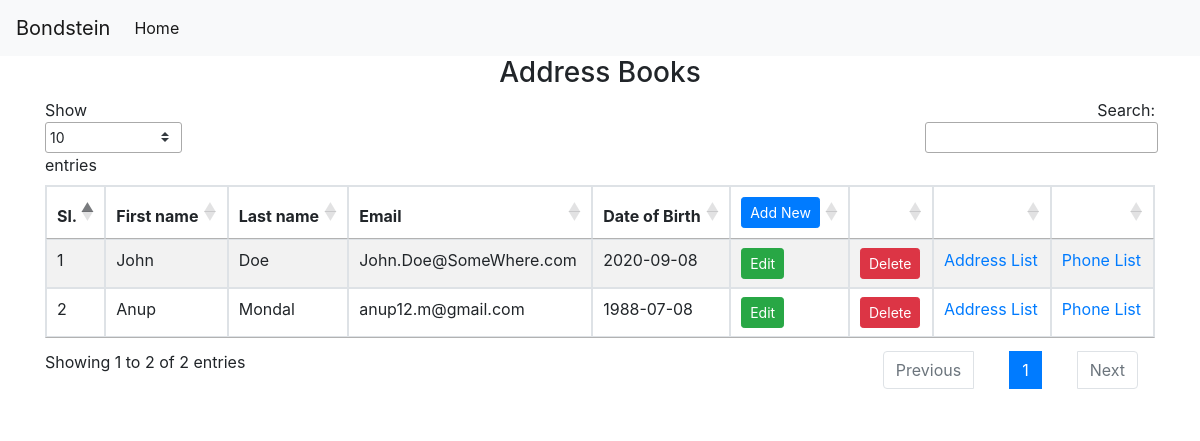
The page / on the database its author committed.
### tables this page shows
CREATE TABLE `contact` (
  `id` int(11) NOT NULL,
  `first_name` varchar(80) NOT NULL,
  `last_name` varchar(80) NOT NULL,
  `dob` varchar(80) NOT NULL,
  `email` varchar(100) NOT NULL
);

### application/controllers/Welcome.php (called while the page is built, shortened)
<?php
class Welcome extends CI_Controller {
	function __construct() {
		$this->load->model('Rest_model');
	}
	public function index()
	{
		$data['contact'] = $this->Rest_model->SelectDataOrder('contact', '*', '','id','desc');
		$this->load->view('index', $data);
	}
}

### index.php (called while the page is built, shortened)
<?php
require_once BASEPATH.'core/CodeIgniter.php';

### application/models/Rest_model.php (called while the page is built, shortened)
<?php
class Rest_model extends CI_Model {
    public function SelectDataOrder($table, $data, $where,$by,$type) {
        $this->db->select($data);
        $this->db->from($table);
        $this->db->order_by($by,$type);
        return $this->db->get()->result();
    }
}

### application/views/index.php (the view)
<?php $this->load->view('header');?>
    <div class="container">
      <div class="row">
        <div class="col-md-12">
          <h3 style="text-align: center;">Address Books</h3>
        <table id="example" class="table table-striped table-bordered dt-responsive nowrap" style="width:100%">
            <thead>
                <tr>
                    <th>Sl.</th>
                    <th>First name</th>
                    <th>Last name</th>
                    <th>Email</th>
                    <th>Date of Birth</th>
                    <th><a class="btn btn-sm btn-primary" href="<?= base_url() . 'Welcome/add_contact' ?>">Add New</a></th>
                    <th></th>
                    <th></th>
                    <th></th>
                </tr>
            </thead>
            <tbody>
              <?php $i=0; foreach ($contact as $s) { $i++;?>
                <tr>
                    <td><?= $i;?></td>
                    <td><?= $s->first_name ;?></td>
                    <td><?= $s->last_name ;?></td>
                    <td><?= $s->email ;?></td>
                    <td><?= $s->dob ;?></td>
                    <td><a class="btn btn-sm btn-success" href="<?=base_url().'Welcome/add_contact/'.$s->id?>">Edit</a></td>
                    <td><a class="btn btn-sm btn-danger" href="<?=base_url().'Welcome/delete_contact/'.$s->id?>" onclick="return confirm('Are you sure delete the existing contact?')">Delete</a></td>
                    <td><a  href="<?=base_url().'Welcome/address_list/'.$s->id?>" >Address List</a></td>
                    <td><a  href="<?=base_url().'Welcome/phone_list/'.$s->id?>" >Phone List</a></td>
                </tr>
              <?php } ?>
            </tbody>
        </table>
        </div>
      </div>
    </div>
<?php $this->load->view('footer');?>

### application/views/header.php (shortened to what this page needs)
<!doctype html>
<html lang="en">
  <head>
    <link rel="stylesheet" href="https://stackpath.bootstrapcdn.com/bootstrap/4.5.2/css/bootstrap.min.css">
<link rel="stylesheet" type="text/css" href="https://cdn.datatables.net/1.10.21/css/jquery.dataTables.min.css">
<link rel="stylesheet" type="text/css" href="https://cdn.datatables.net/responsive/2.2.5/css/responsive.bootstrap4.min.css">
  </head>
  <body>
    <nav class="navbar navbar-expand-lg navbar-light bg-light">
  <a class="navbar-brand" href="#">Bondstein</a>
  <div class="collapse navbar-collapse" id="navbarSupportedContent">
    <ul class="navbar-nav mr-auto">
      <li class="nav-item active">
        <a class="nav-link" href="<?= base_url();?>">Home <span class="sr-only">(current)</span></a>
      </li>
    </ul>
  </div>
</nav>

### application/views/footer.php (shortened to what this page needs)
  </body>
</html>

### rows shown on the page
contact: first_name "John", last_name "Doe", email "John.Doe@SomeWhere.com", dob "2020-09-08"
contact: first_name "Anup", last_name "Mondal", email "anup12.m@gmail.com", dob "1988-07-08"
